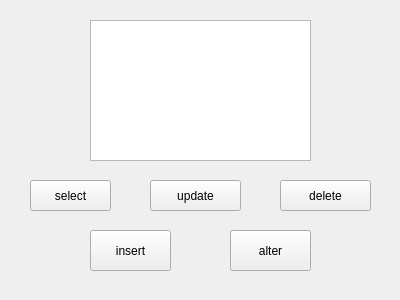
<?xml version="1.0" encoding="UTF-8"?>
<ui version="4.0">
 <class>FuctionCombining</class>
 <widget class="QWidget" name="FuctionCombining">
  <property name="geometry">
   <rect>
    <x>0</x>
    <y>0</y>
    <width>400</width>
    <height>300</height>
   </rect>
  </property>
  <property name="windowTitle">
   <string>Form</string>
  </property>
  <widget class="QPushButton" name="pushButton">
   <property name="geometry">
    <rect>
     <x>30</x>
     <y>180</y>
     <width>81</width>
     <height>31</height>
    </rect>
   </property>
   <property name="text">
    <string>select</string>
   </property>
  </widget>
  <widget class="QPushButton" name="pushButton_2">
   <property name="geometry">
    <rect>
     <x>150</x>
     <y>180</y>
     <width>91</width>
     <height>31</height>
    </rect>
   </property>
   <property name="text">
    <string>update</string>
   </property>
  </widget>
  <widget class="QPushButton" name="pushButton_3">
   <property name="geometry">
    <rect>
     <x>280</x>
     <y>180</y>
     <width>91</width>
     <height>31</height>
    </rect>
   </property>
   <property name="text">
    <string>delete</string>
   </property>
  </widget>
  <widget class="QPushButton" name="pushButton_4">
   <property name="geometry">
    <rect>
     <x>90</x>
     <y>230</y>
     <width>81</width>
     <height>41</height>
    </rect>
   </property>
   <property name="text">
    <string>insert</string>
   </property>
  </widget>
  <widget class="QPushButton" name="pushButton_5">
   <property name="geometry">
    <rect>
     <x>230</x>
     <y>230</y>
     <width>81</width>
     <height>41</height>
    </rect>
   </property>
   <property name="text">
    <string>alter</string>
   </property>
  </widget>
  <widget class="QTextBrowser" name="textBrowser">
   <property name="geometry">
    <rect>
     <x>90</x>
     <y>20</y>
     <width>221</width>
     <height>141</height>
    </rect>
   </property>
  </widget>
 </widget>
 <resources/>
 <connections/>
</ui>
